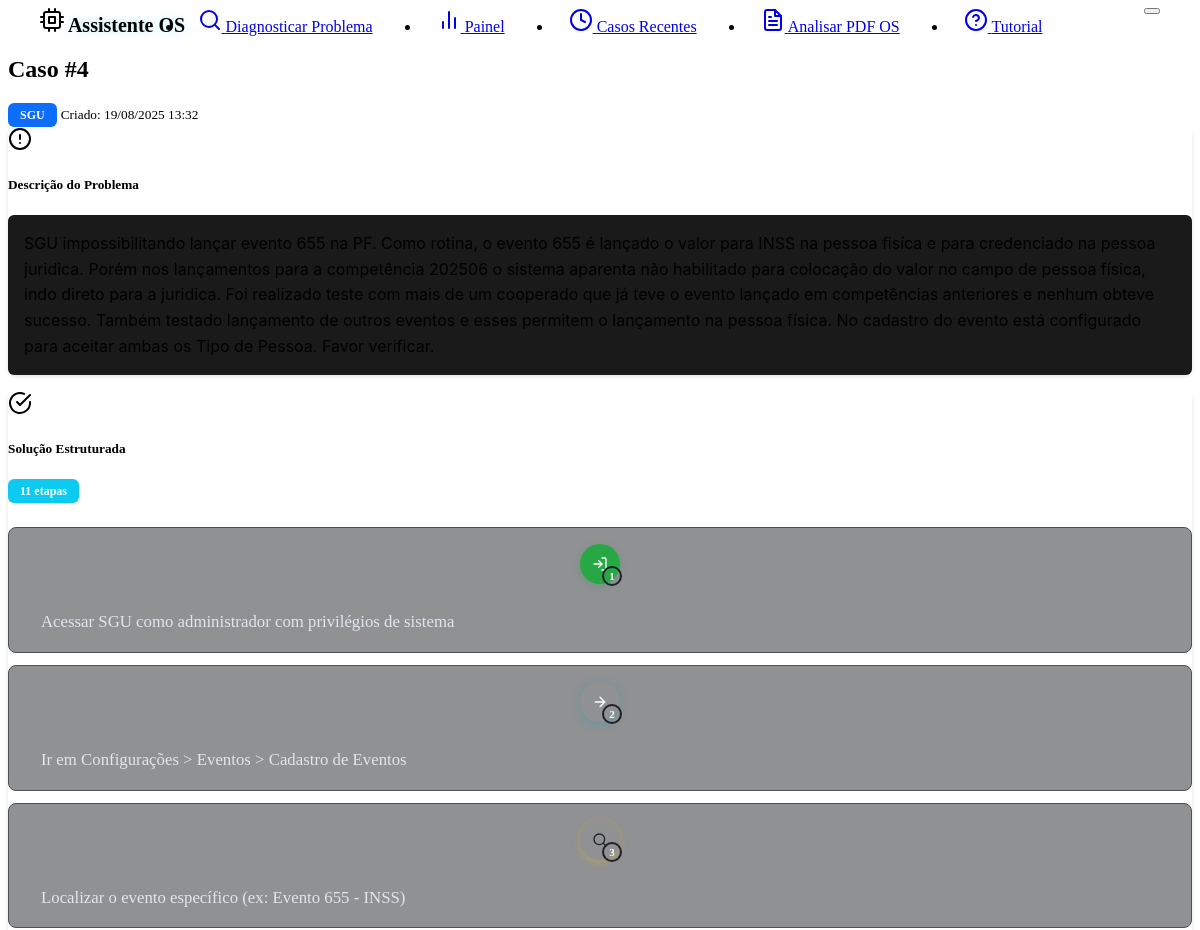
/cases/4 (upper part), run on an earlier commit of the app's database.
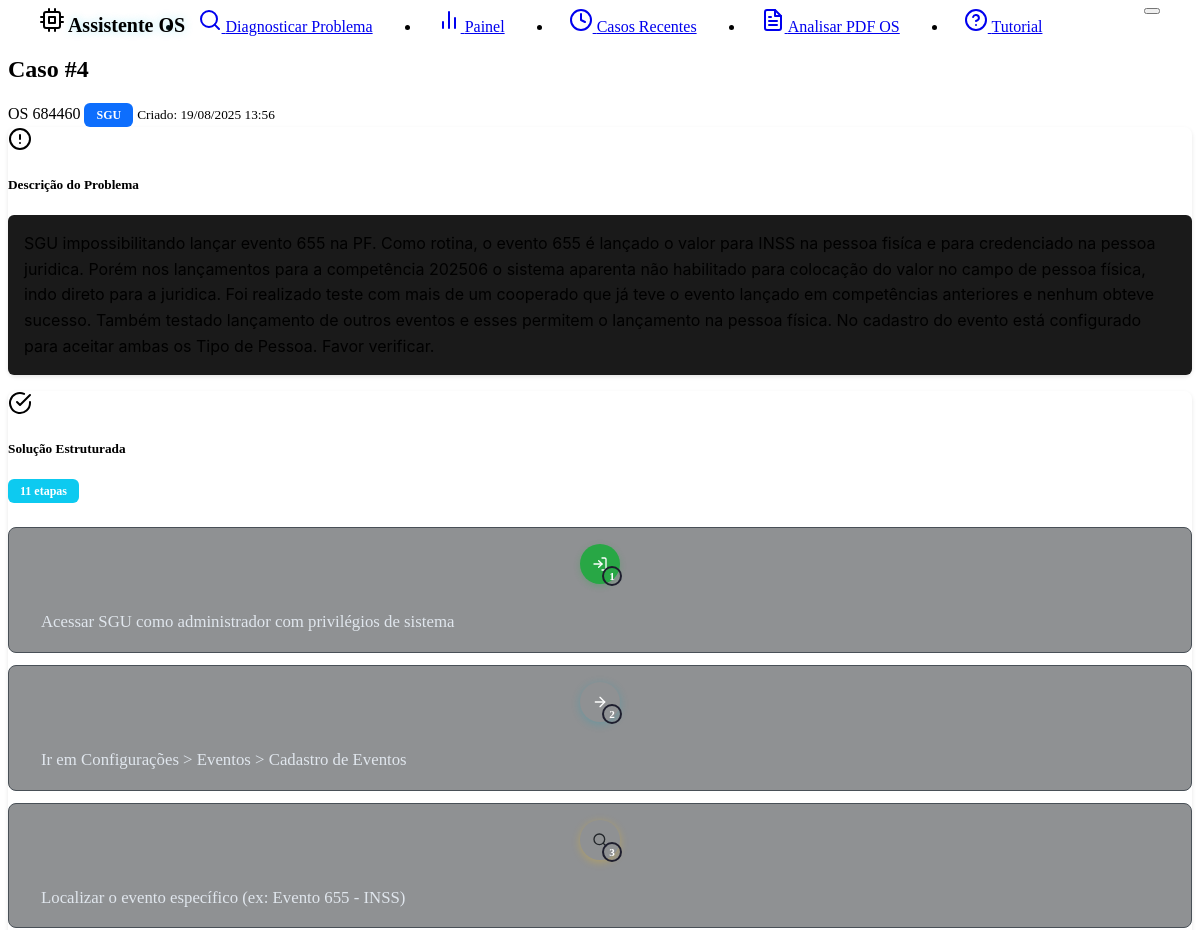
And on a later commit of the database.
### models.py (models this page shows, shortened)
class Case(db.Model):
    __tablename__ = 'cases'
    id = db.Column(db.Integer, primary_key=True)
    os_number = db.Column(db.String(20), nullable=True)  # Número da OS extraído do PDF
    problem_description = db.Column(db.Text, nullable=False)
    solution = db.Column(db.Text, nullable=False)
    system_type = db.Column(db.String(100), default="Unknown")
    created_at = db.Column(db.DateTime, default=datetime.now)
    effectiveness_score = db.Column(db.Float, nullable=True)
    feedback_count = db.Column(db.Integer, default=0)
    tags = db.Column(db.String(500), default="")  # Stored as comma-separated string
    feedbacks = db.relationship("CaseFeedback", backref="case", cascade="all, delete-orphan")

### routes.py (the view)
@app.route('/cases/<int:case_id>')
def view_case(case_id):
    try:
        case = case_service.get_case_by_id(case_id)
        if not case:
            flash('Case not found.', 'error')
            return redirect(url_for('dashboard'))
        return render_template('case_detail.html', case=case)
    except Exception as e:
        logging.error(f"Error loading case {case_id}: {str(e)}")
        flash(f'Error loading case: {str(e)}', 'error')
        return redirect(url_for('dashboard'))

### app.py (called while the page is built)
@app.template_filter('format_solution_steps')
def format_solution_steps_filter(solution):
    return solution_formatter.format_solution_html(solution)

@app.template_filter('count_solution_steps')
def count_solution_steps_filter(solution):
    return solution_formatter.get_step_count(solution)

### case_service.py (called while the page is built)
    def get_case_by_id(self, case_id: int) -> Optional[Case]:
        try:
            return Case.query.get(case_id)
        except Exception as e:
            logging.error(f"Error getting case {case_id} from database: {str(e)}")
            cases = current_app.config.get('CASES_STORAGE', [])
            for case in cases:
                if case.id == case_id:
                    return case
            return None

### solution_formatter.py (called while the page is built)
    def _extract_step_content(self, line: str) -> str:
        for pattern in self.step_patterns:
            match = re.match(pattern, line)
            if match:
                return match.group(1).strip()
        return ""

    def get_step_count(self, solution: str) -> int:
        steps = self.format_solution_to_steps(solution)
        return len(steps)

### templates/case_detail.html (shortened to what this page needs)
{% extends "base.html" %}
{% block content %}
<div class="row">
    <div class="col-lg-8 mx-auto">
        <div class="d-flex justify-content-between align-items-center mb-4">
            <div>
                <h2 class="mb-1">Caso #{{ case.id }}</h2>
                <div class="d-flex align-items-center gap-2">
                    {% if case.os_number %}
                        <span class="text-primary fw-bold">OS {{ case.os_number }}</span>
                    {% endif %}
                    <span class="badge system-badge" data-system="{{ case.system_type }}">{{ case.system_type }}</span>
                    <small class="text-muted">Criado: {{ case.created_at.strftime('%d/%m/%Y %H:%M') }}</small>
                </div>
            </div>
        </div>
        <div class="card mb-4">
            <div class="card-header d-flex align-items-center">
                <i data-feather="alert-circle" class="me-2"></i>
                <h5 class="mb-0">Descrição do Problema</h5>
            </div>
            <div class="card-body">
                <div class="bg-dark p-3 rounded border">
                    <pre class="mb-0 text-wrap">{{ case.problem_description }}</pre>
                </div>
            </div>
        </div>
        <div class="card mb-4">
            <div class="card-header d-flex align-items-center justify-content-between">
                <div class="d-flex align-items-center">
                    <i data-feather="check-circle" class="me-2 text-success"></i>
                    <h5 class="mb-0">Solução Estruturada</h5>
                </div>
                <span class="badge bg-info">{{ case.solution|count_solution_steps }} etapas</span>
            </div>
            <div class="card-body">
                <div class="solution-steps-enhanced">
                    {{ case.solution|format_solution_steps|safe }}
                </div>
            </div>
        </div>
                </div>
            </div>
{% endblock %}

What changed in the data, as far as the page shows it:
changed Case "SGU": os_number (not shown) → "684460"; created_at "19/08/2025 13:32" → "19/08/2025 13:56"
Also different on the page:
text now shown: "OS"
